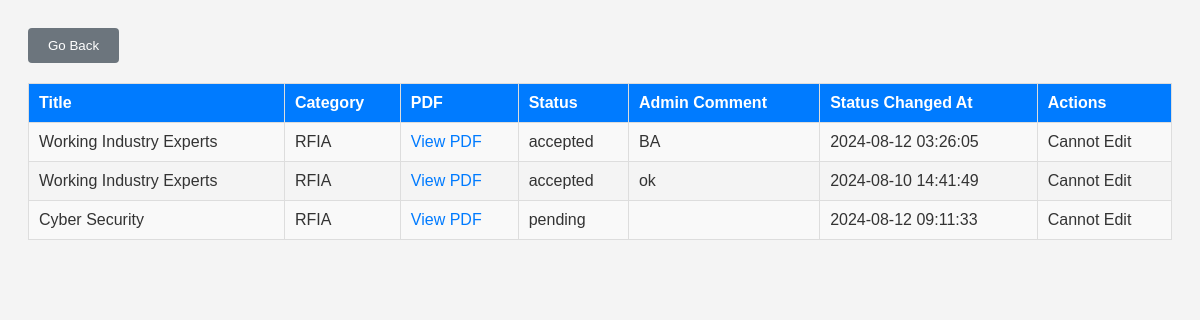
/user_view_status.php (signed in), run on the app's committed database.
### tables this page shows
CREATE TABLE `pdf_submissions` (
  `id` int(11) NOT NULL,
  `user_id` int(11) DEFAULT NULL,
  `title` varchar(255) DEFAULT NULL,
  `category` enum('RFIA','Category2','Category3','Category4') DEFAULT NULL,
  `pdf_filename` varchar(255) DEFAULT NULL,
  `comment` text DEFAULT NULL,
  `status` enum('pending','accepted','unaccepted') DEFAULT 'pending',
  `admin_comment` text DEFAULT NULL,
  `submission_date` timestamp NOT NULL DEFAULT current_timestamp(),
  `status_changed_at` timestamp NOT NULL DEFAULT current_timestamp() ON UPDATE current_timestamp(),
  `admin_comment_updated_at` timestamp NOT NULL DEFAULT current_timestamp() ON UPDATE current_timestamp()
);

### user_view_status.php (the view, shortened to what this page needs)
<?php
include 'db_connect.php';
$user_id = $_SESSION['user_id'];
?>
<button class="back-button" onclick="history.back()">Go Back</button>
<?php
$result = $conn->query("SELECT * FROM pdf_submissions WHERE user_id = $user_id ORDER BY submission_date DESC");
if ($result->num_rows > 0) {
    echo "<table>";
    echo "<tr><th>Title</th><th>Category</th><th>PDF</th><th>Status</th><th>Admin Comment</th><th>Status Changed At</th><th>Actions</th></tr>";
    while ($row = $result->fetch_assoc()) {
        $pdf_filename = htmlspecialchars($row['pdf_filename']);
        echo "<tr>";
        echo "<td>" . htmlspecialchars($row['title']) . "</td>";
        echo "<td>" . htmlspecialchars($row['category']) . "</td>";
        echo "<td><a href='#' onclick=\"openModal('$pdf_filename')\">View PDF</a></td>";
        echo "<td>" . htmlspecialchars($row['status']) . "</td>";
        echo "<td>" . htmlspecialchars($row['admin_comment']) . "</td>";
        echo "<td>" . ($row['status_changed_at'] ? htmlspecialchars($row['status_changed_at']) : 'N/A') . "</td>";
        if ($row['status'] == 'unaccepted') {
            echo "<td>
                <form method='POST' action='reupload_pdf.php' enctype='multipart/form-data'>
                    <input type='hidden' name='pdf_id' value='" . htmlspecialchars($row['id']) . "'>
                    <input type='file' name='pdf' required>
                    <input type='submit' value='Re-upload PDF'>
                </form>
            </td>";
        } else {
            echo "<td>Cannot Edit</td>";
        }
        echo "</tr>";
    }
    echo "</table>";
} else {
    echo "No PDF submissions found.";
}
?>

### user_view_status.php (style rules this page uses)
table { width: 100%; border-collapse: collapse; margin-bottom: 20px; }
th, td { border: 1px solid #ddd; padding: 10px; text-align: left; }
th { background-color: #007bff; color: white; }
tr:nth-child(even) { background-color: #f9f9f9; }
a { color: #007bff; text-decoration: none; cursor: pointer; }
.back-button { background-color: #6c757d; color: white; padding: 10px 20px; border: none; border-radius: 4px; cursor: pointer; margin-bottom: 20px; }

### data on the page
pdf_submissions: title "Working Industry Experts", category "RFIA", status "accepted", admin_comment "BA", status_changed_at "2024-08-12 03:26:05", shows "Cannot Edit"
pdf_submissions: title "Working Industry Experts", category "RFIA", status "accepted", admin_comment "ok", status_changed_at "2024-08-10 14:41:49", shows "Cannot Edit"
pdf_submissions: title "Cyber Security", category "RFIA", status "pending", status_changed_at "2024-08-12 09:11:33", shows "Cannot Edit"
